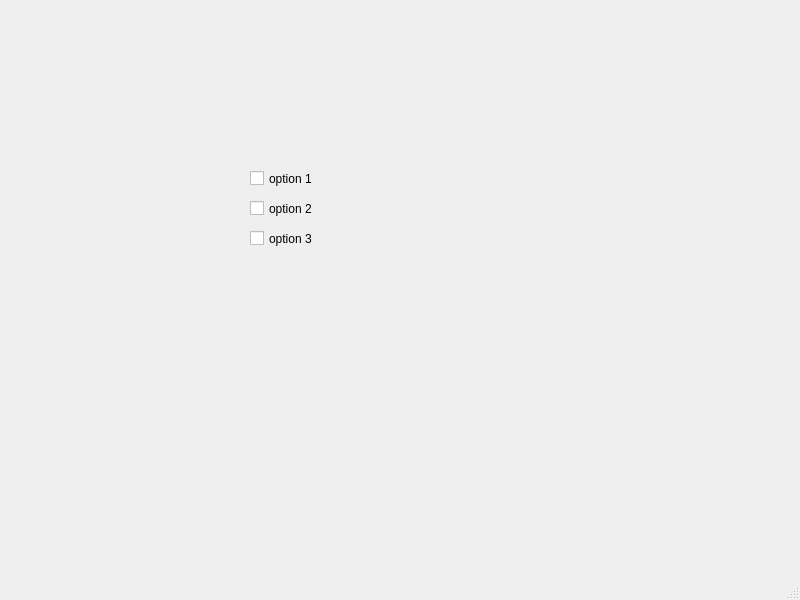
<?xml version="1.0" encoding="UTF-8"?>
<ui version="4.0">
 <class>MainWindow</class>
 <widget class="QMainWindow" name="MainWindow">
  <property name="geometry">
   <rect>
    <x>0</x>
    <y>0</y>
    <width>800</width>
    <height>600</height>
   </rect>
  </property>
  <property name="windowTitle">
   <string>MainWindow</string>
  </property>
  <widget class="QWidget" name="centralwidget">
   <widget class="QCheckBox" name="checkBox">
    <property name="geometry">
     <rect>
      <x>250</x>
      <y>170</y>
      <width>70</width>
      <height>17</height>
     </rect>
    </property>
    <property name="text">
     <string>option 1</string>
    </property>
   </widget>
   <widget class="QCheckBox" name="checkBox_2">
    <property name="geometry">
     <rect>
      <x>250</x>
      <y>200</y>
      <width>70</width>
      <height>17</height>
     </rect>
    </property>
    <property name="text">
     <string>option 2</string>
    </property>
   </widget>
   <widget class="QCheckBox" name="checkBox_3">
    <property name="geometry">
     <rect>
      <x>250</x>
      <y>230</y>
      <width>70</width>
      <height>17</height>
     </rect>
    </property>
    <property name="text">
     <string>option 3</string>
    </property>
   </widget>
  </widget>
  <widget class="QMenuBar" name="menubar">
   <property name="geometry">
    <rect>
     <x>0</x>
     <y>0</y>
     <width>800</width>
     <height>21</height>
    </rect>
   </property>
  </widget>
  <widget class="QStatusBar" name="statusbar"/>
 </widget>
 <resources/>
 <connections/>
</ui>
